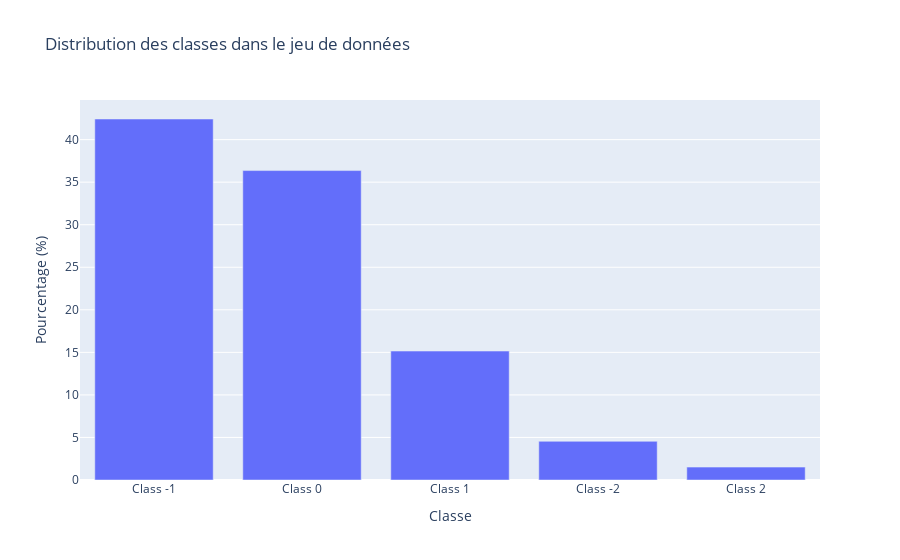

Notebook code for this chart:
### Code cell
class_percentage = 100 * data['Class'].value_counts() / len(data)

fig = px.bar(x=class_percentage.index, y=class_percentage.values,
             labels={'x': 'Classe', 'y': 'Pourcentage (%)'},
             title='Distribution des classes dans le jeu de données')

fig.show()

### Figure 1 — Plotly figure (JSON) as saved in the notebook; plotly's stock layout.template omitted (floating-point values rounded to 4 significant figures)
{"data": [{"alignmentgroup": "True", "hovertemplate": "Classe=%{x}<br>Pourcentage (%)=%{y}<extra></extra>", "legendgroup": "", "marker": {"color": "#636efa", "pattern": {"shape": ""}}, "name": "", "offsetgroup": "", "orientation": "v", "showlegend": false, "textposition": "auto", "type": "bar", "x": ["Class -1", "Class 0", "Class 1", "Class -2", "Class 2"], "xaxis": "x", "y": [42.42, 36.36, 15.15, 4.545, 1.515], "yaxis": "y"}], "layout": {"barmode": "relative", "legend": {"tracegroupgap": 0}, "title": {"text": "Distribution des classes dans le jeu de données"}, "xaxis": {"anchor": "y", "domain": [0, 1], "title": {"text": "Classe"}}, "yaxis": {"anchor": "x", "domain": [0, 1], "title": {"text": "Pourcentage (%)"}}}}
